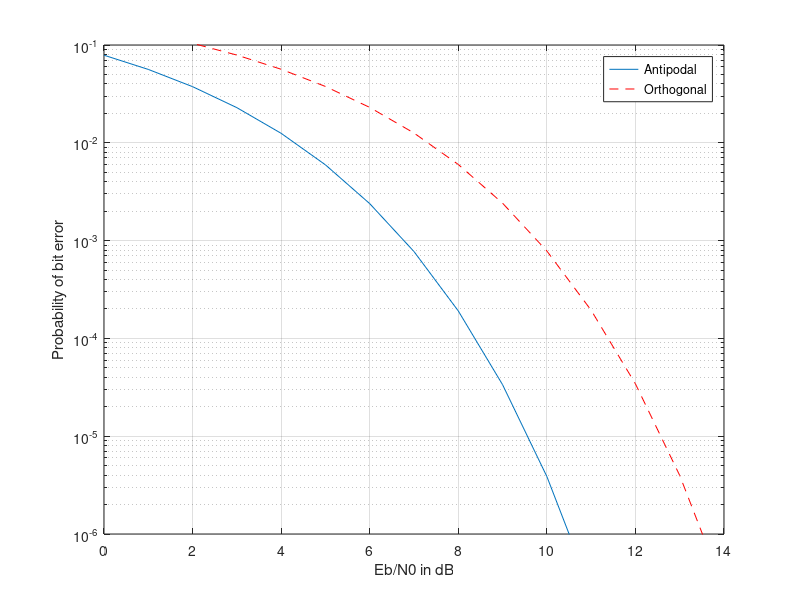

Source code (MATLAB):
%Example calculates and graphs the theoretical
%BER plots for two types of communication
%systems (BPSK and QPSK)
Eb_over_No_in_dB = [0:14];
%Purposes of the x-axis of the plot
Eb_No=10.^(Eb_over_No_in_dB./10);
%PSK is antipodal
xant = sqrt(2.*Eb_No);
%QPSK is othogonal
xorth = sqrt(Eb_No);
%Use the erfc function as equivalent to
%Q function
Qant = 0.5*erfc(xant/sqrt(2));
Qorth = 0.5*erfc(xorth/sqrt(2));
%Plot the first result
semilogy(Eb_over_No_in_dB,Qant);
%Keeping the same plot in graph
%plot the second one
grid on; hold on;
semilogy(Eb_over_No_in_dB,Qorth,'r--');
v = axis;
axis([v(1:2) 10^-6 .1])
xlabel('Eb/N0 in dB');
ylabel('Probability of bit error')
hold off;
legend('Antipodal','Orthogonal')

